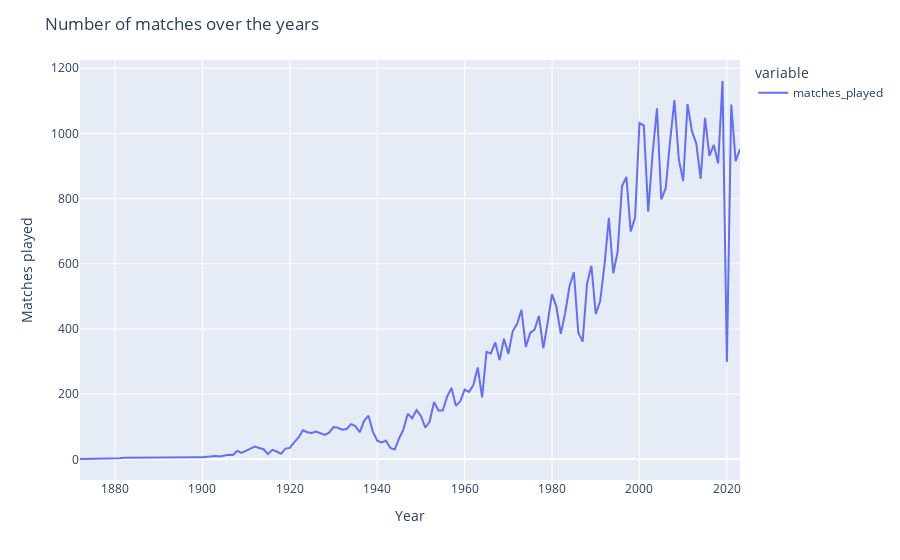

Write notebook code for a chart like this one.
### Markdown cell above
## Results dataframe

### Code cell
nb_matches_year = results.groupby('Year').size().reset_index(name="matches_played").sort_values('Year', ascending = False)

fig = go.Figure()
fig = px.line(nb_matches_year, x= "Year", y = ['matches_played'], labels = {'matches_played' : 'number of matches'})

fig.update_layout(title='Number of matches over the years',
                  yaxis_title='Matches played')

fig.show()

print('Number of matches declined significantly due to Covid in 2020')

### Figure 1 — Plotly figure (JSON) as saved in the notebook; plotly's stock layout.template omitted (floating-point values rounded to 4 significant figures; data arrays with more than 128 entries replaced by an {"elided": "..."} marker saying what was removed)
{"data": [{"hovertemplate": "variable=matches_played<br>Year=%{x}<br>value=%{y}<extra></extra>", "legendgroup": "matches_played", "line": {"color": "#636efa", "dash": "solid"}, "marker": {"symbol": "circle"}, "mode": "lines", "name": "matches_played", "orientation": "v", "showlegend": true, "type": "scatter", "x": {"elided": "152 int values"}, "xaxis": "x", "y": {"elided": "152 int values"}, "yaxis": "y"}], "layout": {"legend": {"title": {"text": "variable"}, "tracegroupgap": 0}, "margin": {"t": 60}, "title": {"text": "Number of matches over the years"}, "xaxis": {"anchor": "y", "domain": [0, 1], "title": {"text": "Year"}}, "yaxis": {"anchor": "x", "domain": [0, 1], "title": {"text": "Matches played"}}}}
